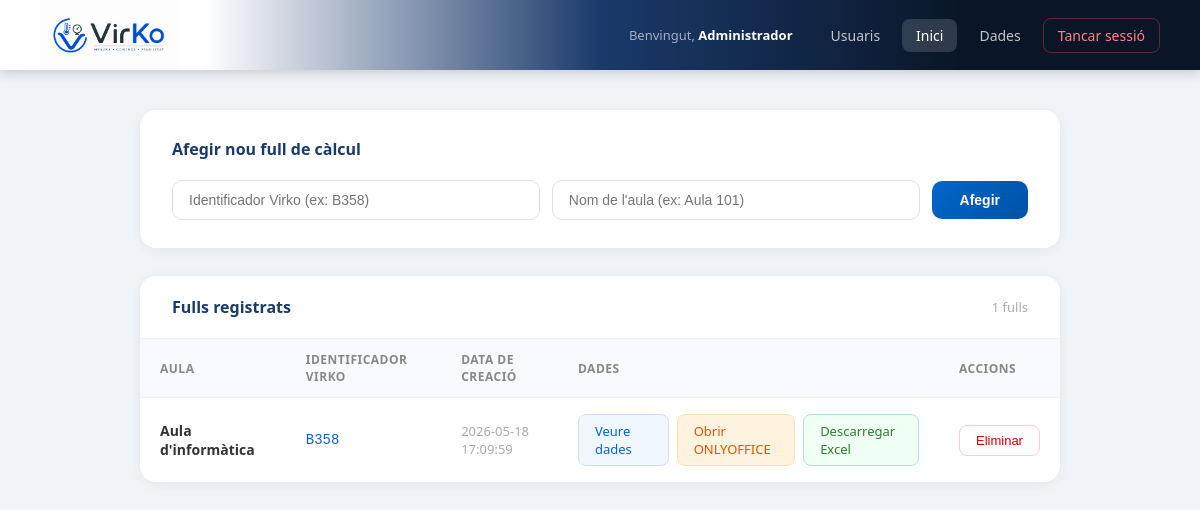
/gestio.php (signed in), run on the app's committed database.
### tables this page shows
CREATE TABLE IF NOT EXISTS fulls (
  id    INT AUTO_INCREMENT PRIMARY KEY,
  mac   VARCHAR(50),
  nom   VARCHAR(100),
  rol   VARCHAR(5),
  creat TIMESTAMP DEFAULT CURRENT_TIMESTAMP
);

### web/gestio.php (the view, shortened to what this page needs)
<?php
$rol         = $_SESSION['rol'];
$nom_complet = $_SESSION['nom_complet'];
$conn = new mysqli("db", "root", "root", "virko");
$pot_editar = ($rol === 'ADMIN' || $rol === 'RW');
$fulls = $conn->query("SELECT * FROM fulls ORDER BY creat DESC");
?>
<!DOCTYPE html>
<html lang="ca">
<head>
</head>
<body>
<header>
  <img src="logo.png" alt="VirKO">
  <div style="display:flex;align-items:center;gap:16px">
    <span class="usuari-info">Benvingut, <strong><?= htmlspecialchars($nom_complet) ?></strong></span>
    <nav class="nav">
      <?php if ($rol === 'ADMIN'): ?>
        <a href="admin.php">Usuaris</a>
      <?php endif; ?>
      <a href="gestio.php" class="actiu">Inici</a>
      <a href="dades.php">Dades</a>
      <a href="?logout" class="logout">Tancar sessió</a>
    </nav>
  </div>
</header>
<main>
  <?php if ($pot_editar): ?>
  <div class="formulari">
    <h2>Afegir nou full de càlcul</h2>
    <form method="POST">
      <div class="fila-form">
        <input type="text" name="mac" placeholder="Identificador Virko (ex: B358)" required>
        <input type="text" name="nom" placeholder="Nom de l'aula (ex: Aula 101)" required>
        <button type="submit" name="crear" class="crear">Afegir</button>
      </div>
    </form>
  </div>
  <?php endif; ?>
  <div class="taula-wrap">
    <div class="taula-cap">
      <h2>Fulls registrats</h2>
      <span><?= $fulls->num_rows ?> fulls</span>
    </div>
    <table>
      <tr>
        <th>Aula</th>
        <th>Identificador Virko</th>
        <th>Data de creació</th>
        <th>Dades</th>
        <?php if ($pot_editar): ?><th>Accions</th><?php endif; ?>
      </tr>
      <?php if ($fulls->num_rows === 0): ?>
        <tr><td colspan="5" class="buit">No hi ha cap full registrat encara.</td></tr>
      <?php else: ?>
      <?php while ($f = $fulls->fetch_assoc()): ?>
      <tr>
        <td><strong><?= htmlspecialchars($f['nom']) ?></strong></td>
        <td style="font-family:monospace;color:#0066cc;font-weight:500"><?= htmlspecialchars($f['mac']) ?></td>
        <td style="color:#aaa;font-size:13px"><?= $f['creat'] ?></td>
        <td style="display:flex;gap:8px">
          <a href="dades.php?mac=<?= urlencode($f['mac']) ?>" class="btn-dades">Veure dades</a>
          <a href="visor_full.php?mac=<?= urlencode($f['mac']) ?>" class="btn-dades" style="background:#fff3e0;color:#e65100;border-color:#ffe0b2;">Obrir ONLYOFFICE</a>
           <a href="descarregar_full.php?mac=<?= urlencode($f['mac']) ?>" class="btn-dades" style="background:#f0fff4;color:#2e7d32;border-color:#b2dfdb;">Descarregar Excel</a>
        </td>
        <?php if ($pot_editar): ?>
        <td>
          <form method="POST" onsubmit="return confirm('Segur que vols eliminar «<?= htmlspecialchars($f['nom']) ?>»?')">
            <button type="submit" name="eliminar" class="eliminar">Eliminar</button>
          </form>
        </td>
        <?php endif; ?>
      </tr>
      <?php endwhile; ?>
      <?php endif; ?>
    </table>
  </div>
</main>
</body>
</html>

### web/gestio.php (style rules this page uses)
* { box-sizing: border-box; margin: 0; padding: 0; }
body { font-family: 'Segoe UI', sans-serif; background: #f0f4f8; min-height: 100vh; }
header { background: linear-gradient(to right, #ffffff 0%, #ffffff 17%, #1a3a6b 50%, #0a1628 80%); padding: 0 40px; display: flex; align-items: center; justify-content: space-between; height: 70px; box-shadow: 0 2px 12px rgba(0,0,0,0.2); }
header img { height: 70px; }
.nav { display: flex; gap: 8px; align-items: center; }
.nav a { color: rgba(255,255,255,0.75); text-decoration: none; font-size: 14px; padding: 7px 14px; border-radius: 8px; transition: background .2s, color .2s; }
.nav a:hover, .nav a.actiu { background: rgba(255,255,255,0.15); color: white; }
.nav .logout { color: #ff8080; border: 1px solid rgba(255,100,100,0.3); }
.usuari-info { color: rgba(255,255,255,0.6); font-size: 13px; margin-right: 8px; }
.usuari-info strong { color: white; }
main { max-width: 960px; margin: 40px auto; padding: 0 20px; }
.formulari { background: white; padding: 28px 32px; border-radius: 16px; box-shadow: 0 2px 12px rgba(0,0,0,0.06); margin-bottom: 28px; }
.formulari h2 { font-size: 16px; color: #1a3a6b; margin-bottom: 20px; font-weight: 600; }
.fila-form { display: flex; gap: 12px; align-items: center; flex-wrap: wrap; }
input[type=text] { padding: 11px 16px; border: 1.5px solid #e0e0e0; border-radius: 10px; font-size: 14px; flex: 1; min-width: 180px; transition: border .2s; }
button.crear { padding: 11px 28px; background: linear-gradient(135deg, #0066cc, #0052a3); color: white; border: none; border-radius: 10px; font-size: 14px; font-weight: 600; cursor: pointer; transition: transform .1s, box-shadow .2s; }
.taula-wrap { background: white; border-radius: 16px; box-shadow: 0 2px 12px rgba(0,0,0,0.06); overflow: hidden; }
.taula-cap { padding: 20px 32px; border-bottom: 1px solid #f0f0f0; display: flex; justify-content: space-between; align-items: center; }
.taula-cap h2 { font-size: 16px; color: #1a3a6b; font-weight: 600; }
.taula-cap span { font-size: 13px; color: #aaa; }
table { width: 100%; border-collapse: collapse; }
th { background: #f8faff; padding: 12px 20px; text-align: left; font-size: 12px; color: #888; font-weight: 600; border-bottom: 1px solid #f0f0f0; text-transform: uppercase; letter-spacing: 0.5px; }
td { padding: 16px 20px; font-size: 14px; color: #333; border-bottom: 1px solid #f8f8f8; }
tr:last-child td { border-bottom: none; }
button.eliminar { padding: 7px 16px; background: white; color: #cc0000; border: 1.5px solid #ffcccc; border-radius: 8px; font-size: 13px; cursor: pointer; transition: background .2s; }
.btn-dades { padding: 7px 16px; background: #f0f7ff; color: #0066cc; border: 1.5px solid #cce0ff; border-radius: 8px; font-size: 13px; text-decoration: none; transition: background .2s; display: inline-block; }

### data on the page
fulls: nom "Aula d'informàtica", mac "B358", creat "2026-05-18 17:09:59"

### other printed values
$nom_complet "Administrador"
$fulls->num_rows "1"
